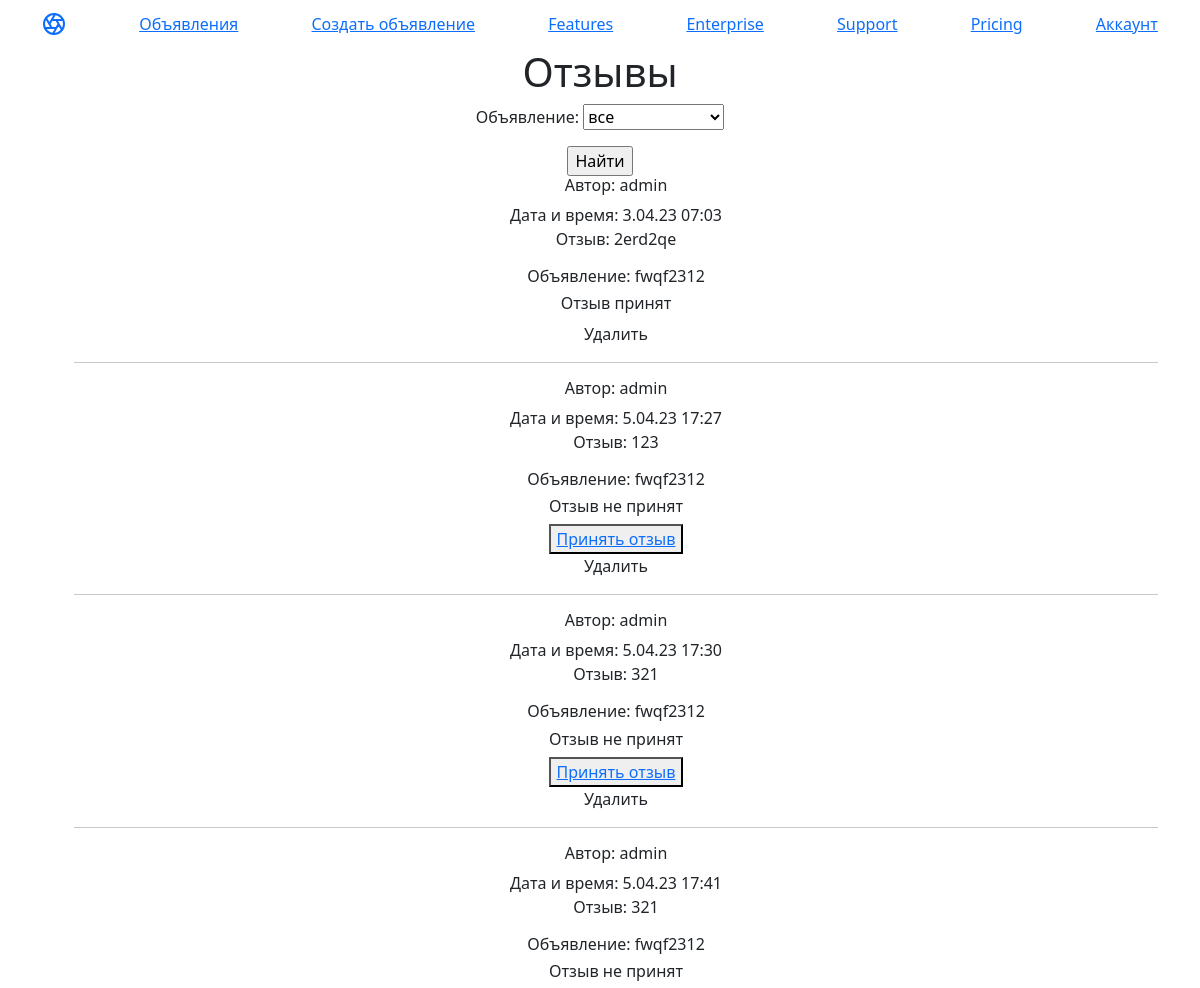
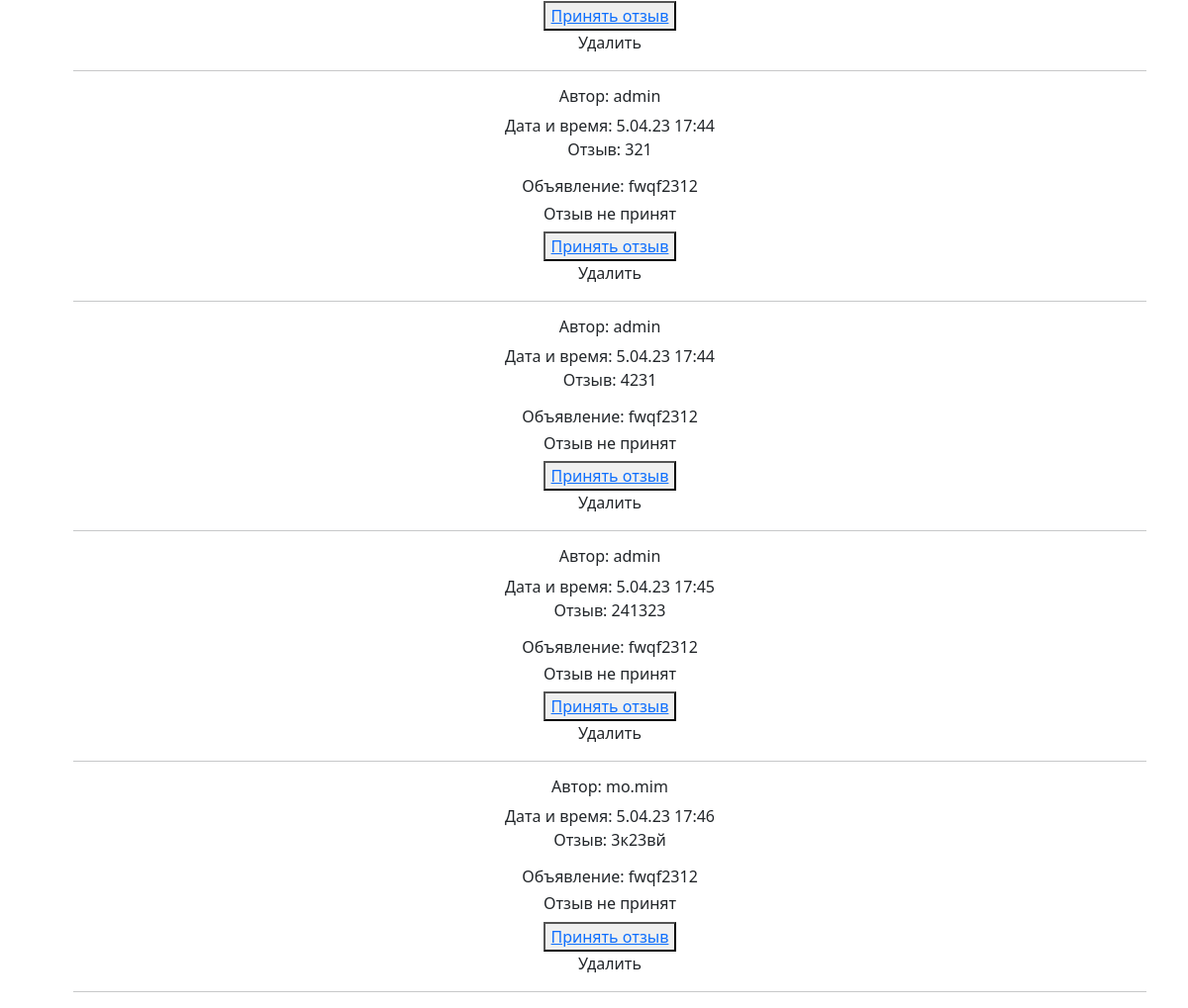
/accounts/responses/ (signed in), run on an earlier commit of the app's database (2 pictures, top to bottom).
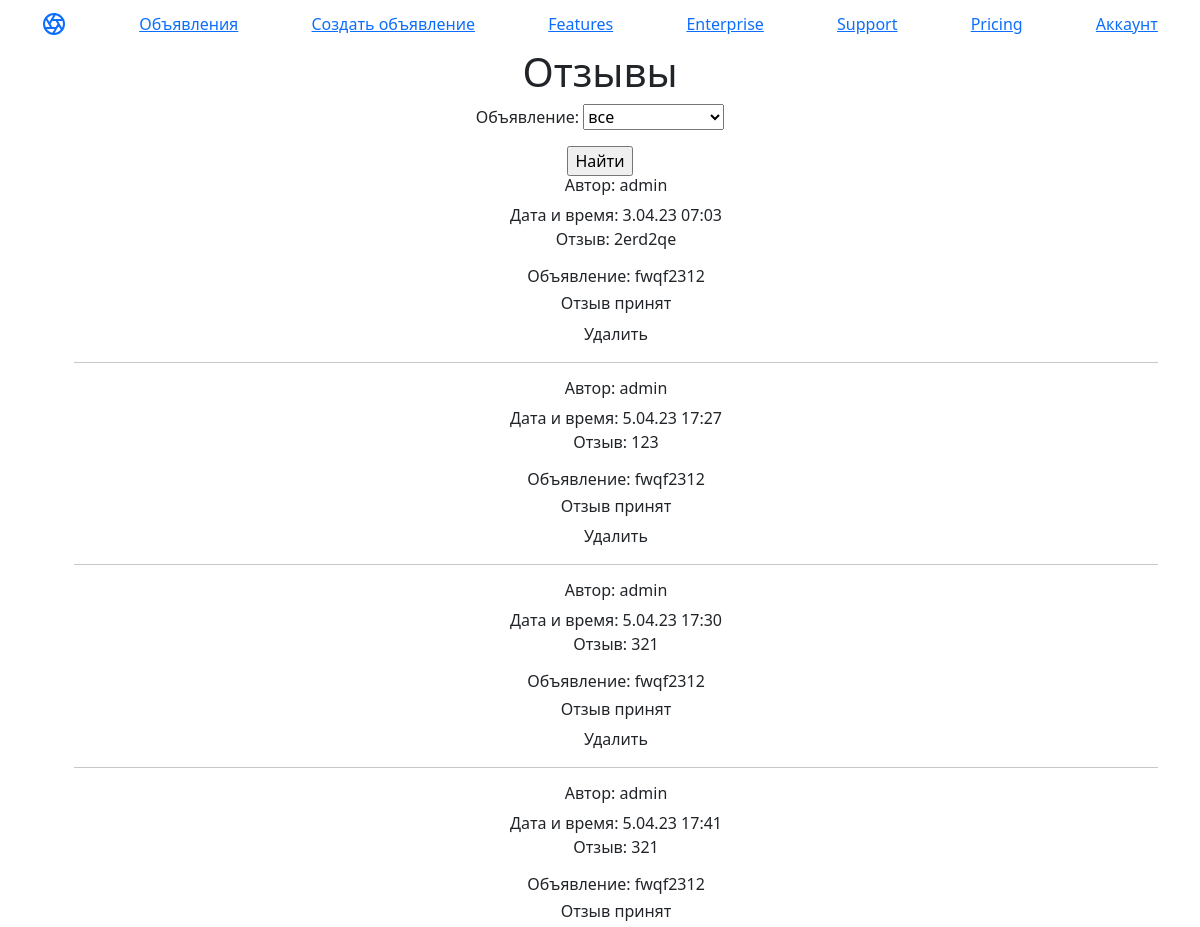
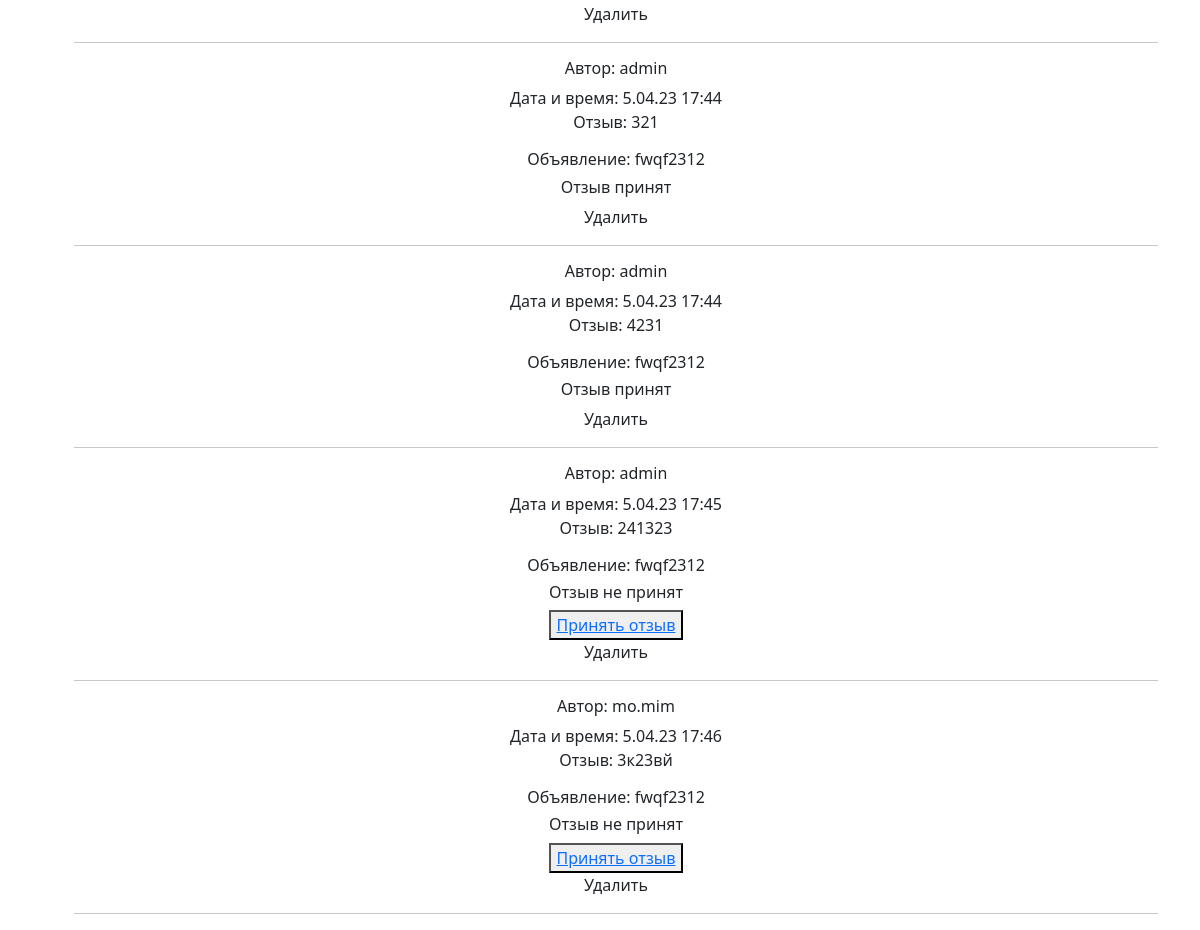
And on a later commit of the database (2 pictures, top to bottom).
### ads/models.py (models this page shows, shortened)
class Response(models.Model):
    ad = models.ForeignKey(Ad, on_delete=models.CASCADE, related_name='response')
    author = models.ForeignKey(User, on_delete=models.CASCADE)
    date_create = models.DateTimeField(auto_now_add=True)
    text = models.TextField()
    accept = models.BooleanField(default=False)

class Ad(models.Model):
    title = models.CharField(max_length=128)
    text = models.TextField()
    author = models.ForeignKey(User, on_delete=models.CASCADE)
    category = models.CharField(max_length=20, choices=CAT)
    date_create = models.DateTimeField(auto_now_add=True)
    content = models.FileField(upload_to='ad_content/', blank=True)
    def __str__(self):
        return self.title

### personal/views.py (the view)
# urls.py: path('accounts/responses/', ResponseList.as_view(), name='responses'),
class ResponseList(ListView):
    form_class = ResponseForm
    model = Response
    template_name = 'personal/response_list.html'
    context_object_name = 'responses'
    def get_queryset(self):
        queryset = Response.objects.filter(ad__author__username=self.request.user.username)
        self.filterset = ResponseFilter(self.request.GET, queryset)
        return self.filterset.qs
    def get_context_data(self, **kwargs):
        context = super().get_context_data(**kwargs)
        context['filterset'] = self.filterset
        return context

### templates/personal/response_list.html
{% extends 'ads/default.html' %}
{% block content %}
  <h1>Отзывы</h1>
    <form action="" method="get">
       {{ filterset.form.as_p }}
        <input type="submit" value="Найти" />
    </form>
  <ul>
  {% for response in responses %}
    <h6>Автор: {{ response.author }}</h6>
      <time>Дата и время: {{ response.date_create|date:'j.m.y H:i' }}</time>
    <p>Отзыв: {{ response.text }}</p>
    <h6>Объявление: {{ response.ad.title }}</h6>
    {% if response.accept %}
       <h6>Отзыв принят</h6>
    {% else %}
        <h6>Отзыв не принят</h6>
        <button><a href="{% url 'res_accept' response.id %}">Принять отзыв</a></button>
    {% endif %}
        <a class="nav-link" href="{{ response.id }}/delete ">Удалить</a>
    <hr>
  {% empty %}
    <hr>
    <li>Отзывов нет.</li>
  {% endfor %}
  </ul>
{% endblock %}

What changed in the data, as far as the page shows it:
changed Response (number 2 of 8 on the later page): accept "Отзыв не принят Принять отзыв" → "Отзыв принят"
changed Response (number 3 of 8 on the later page): accept "Отзыв не принят Принять отзыв" → "Отзыв принят"
changed Response (number 4 of 8 on the later page): accept "Отзыв не принят Принять отзыв" → "Отзыв принят"
changed Response (number 5 of 8 on the later page): accept "Отзыв не принят Принять отзыв" → "Отзыв принят"
changed Response (number 6 of 8 on the later page): accept "Отзыв не принят Принять отзыв" → "Отзыв принят"
